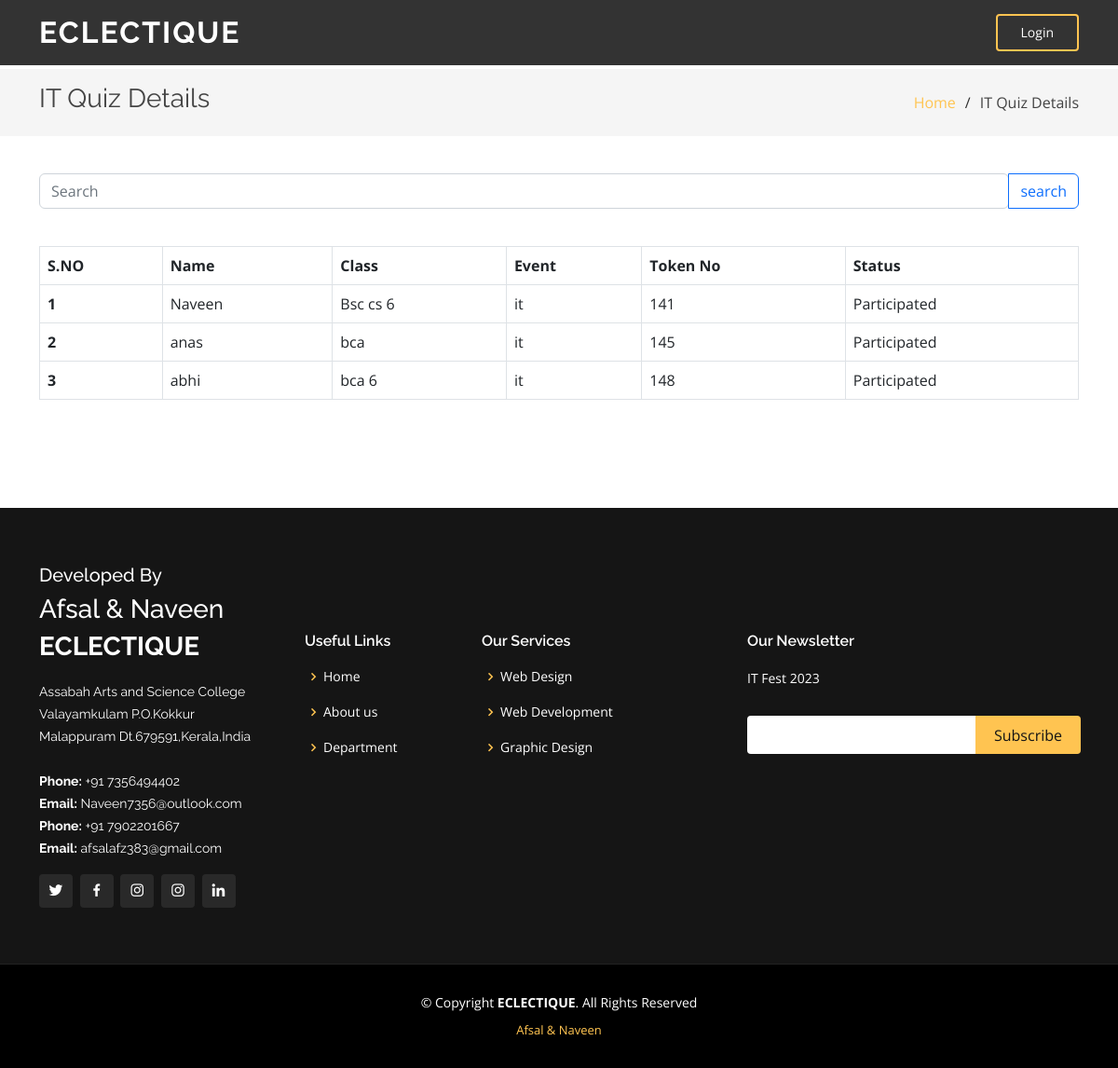
The app's page /it_view with its own data.
### tables this page shows
CREATE TABLE user(user_id INTEGER PRIMARY KEY AUTOINCREMENT, name TEXT, class TEXT, event TEXT, status TEXT);

### app.py (the view)
@app.route("/it_view")
def it_view():
    res = db.execute("SELECT * FROM user WHERE event = ? ORDER BY status DESC", "it")
    return render_template("admin/it.html", data=res)

### templates/admin/it.html (shortened to what this page needs)
<!DOCTYPE html>
<html lang="en">
<head>
  <link href="/static/assets/vendor/aos/aos.css" rel="stylesheet">
  <link href="/static/assets/vendor/bootstrap/css/bootstrap.min.css" rel="stylesheet">
  <link href="/static/assets/vendor/bootstrap-icons/bootstrap-icons.css" rel="stylesheet">
  <link href="/static/assets/vendor/boxicons/css/boxicons.min.css" rel="stylesheet">
  <link href="/static/assets/vendor/glightbox/css/glightbox.min.css" rel="stylesheet">
  <link href="/static/assets/vendor/remixicon/remixicon.css" rel="stylesheet">
  <link href="/static/assets/vendor/swiper/swiper-bundle.min.css" rel="stylesheet">
  <link href="/static/assets/css/style.css" rel="stylesheet">
</head>
<body>
  <body>
    <header id="header" class="fixed-top header-inner-pages">
      <div class="container d-flex align-items-center justify-content-lg-between">
        <h1 class="logo me-auto me-lg-0"><a href="/">ECLECTIQUE</a></h1>
        <a href="#about" class="get-started-btn scrollto">Login</a>
      </div>
    </header>
    <main id="main">
      <section id="breadcrumbs" class="breadcrumbs">
        <div class="container">
          <div class="d-flex justify-content-between align-items-center">
            <h2>IT Quiz Details</h2>
            <ol>
              <li><a href="/">Home</a></li>
              <li>IT Quiz Details</li>
            </ol>
          </div>
        </div>
      </section>
      <section id="portfolio-details" class="portfolio-details">
        <div id="services" class="contact-area">
          <div class="contact-inner area-padding">
            <div class="container ">
              <div class="row">
                <form method="post" action="/it_view_post">
                  <div class="input-group">
                    <input type="search" name="name" class="form-control rounded" placeholder="Search" aria-label="Search" aria-describedby="search-addon" />
                    <button type="submit" class="btn btn-outline-primary">search</button>
                  </div>
                  <p>&nbsp;</p>
                  <div class="table-responsive">
                  <table class="table table-bordered">
                    <tr>
                      <th>S.NO</th>
                      <th>Name</th>
                      <th>Class</th>
                      <th>Event</th>
                      <th>Token No</th>
                      <th>Status</th>
                    </tr>
                    {% for i in data %}
                    <tr>
                      <th>{{loop.index}}&nbsp;</th>
                      <td>{{i["name"]}}&nbsp;</td>
                      <td>{{i["class"]}}&nbsp;</td>
                      <td>{{i["event"]}}</td>
                      <td>{{i["user_id"]}}</td>
                      <td>
                        {% if i.status == 'pending' %}
                        <a href="/i_participate/{{ i['user_id'] }}"><input class="btn btn-info" type="button" value="Enter"></a>
                        {% else %}
                        Participated
                        {% endif %}
                      </td>
                    </tr>
                    {% endfor %}
                  </table>
                </div>
                  <p>&nbsp;</p>
                  </form>
              </div>
            </div>
      </div>
       </div>
      </section>
    </main>
    <footer id="footer">
      <div class="footer-top">
        <div class="container">
          <div class="row">
            <div class="logo me-auto me-lg-0"><h5>Developed By </h5><h3> Afsal & Naveen</h3></div><br><br>
            <div class="col-lg-3 col-md-6">
              <div class="footer-info">
                <h3>ECLECTIQUE</h3>
                <p>
                  Assabah Arts and Science College <br>
                  Valayamkulam P.O.Kokkur<br>
                  Malappuram Dt.679591,Kerala,India<br><br>
                  <strong>Phone:</strong> +91 7356494402<br>
                  <strong>Email:</strong> Naveen7356@outlook.com<br>
          <strong>Phone:</strong> +91 7902201667<br>
                  <strong>Email:</strong> afsalafz383@gmail.com<br>
                </p>
                <div class="social-links mt-3">
                  <a href="https://twitter.com/i/flow/login" class="twitter"><i class="bx bxl-twitter"></i></a>
                  <a href="https://www.facebook.com/naveen.c.7796" class="facebook"><i class="bx bxl-facebook"></i></a>
                  <a href="https://instagram.com/naveen_.c?igshid=YmMyMTA2M2Y=" class="instagram"><i class="bx bxl-instagram"></i></a>
                  <a href="#" class="instagram"><i class="bx bxl-instagram"></i></a>
                  <a href="https://www.linkedin.com/login" class="linkedin"><i class="bx bxl-linkedin"></i></a>
                </div>
              </div>
            </div>
            <div class="col-lg-2 col-md-6 footer-links">
              <h4>Useful Links</h4>
              <ul>
                <li><i class="bx bx-chevron-right"></i> <a href="#home">Home</a></li>
                <li><i class="bx bx-chevron-right"></i> <a href="#about">About us</a></li>
                <li><i class="bx bx-chevron-right"></i> <a href="http://www.assabahasc.org/computer-science-and-application.html">Department</a></li>
              </ul>
            </div>
            <div class="col-lg-3 col-md-6 footer-links">
              <h4>Our Services</h4>
              <ul>
                <li><i class="bx bx-chevron-right"></i> <a href="#">Web Design</a></li>
                <li><i class="bx bx-chevron-right"></i> <a href="#">Web Development</a></li>
                <li><i class="bx bx-chevron-right"></i> <a href="#">Graphic Design</a></li>
              </ul>
            </div>
            <div class="col-lg-4 col-md-6 footer-newsletter">
              <h4>Our Newsletter</h4>
              <p>IT Fest 2023</p>
              <form>
                <input type="email" name="email"><input type="submit" value="Subscribe">
              </form>
            </div>
          </div>
        </div>
      </div>
      <div class="container">
        <div class="copyright">
          &copy; Copyright <strong><span>ECLECTIQUE</span></strong>. All Rights Reserved
        </div>
        <div class="credits">
          <a href="https://instagram.com/naveen_.c?igshid=YmMyMTA2M2Y=">Afsal  & Naveen</a>
        </div>
      </div>
    </footer>
  </body>
  </html>

### static/assets/css/style.css (style rules this page uses)
body { font-family: "Open Sans", sans-serif; color: #444444; }
a { color: #ffc451; text-decoration: none; }
h1, h2, h3, h4, h5, h6 { font-family: "Raleway", sans-serif; }
#header { transition: all 0.5s; z-index: 997; padding: 15px 0; }
#header.header-scrolled, #header.header-inner-pages { background: rgba(0, 0, 0, 0.8); }
#header .logo { font-size: 32px; margin: 0; padding: 0; line-height: 1; font-weight: 700; letter-spacing: 2px; text-transform: uppercase; }
#header .logo a { color: #fff; }
.get-started-btn { color: #fff; border-radius: 4px; padding: 7px 25px 8px 25px; white-space: nowrap; transition: 0.3s; font-size: 14px; display: inline-block; border: 2px solid #ffc451; }
section { padding: 60px 0; overflow: hidden; }
.portfolio-details { padding-top: 40px; }
.breadcrumbs { padding: 15px 0; background: whitesmoke; min-height: 40px; margin-top: 74px; }
.breadcrumbs h2 { font-size: 28px; font-weight: 400; }
.breadcrumbs ol { display: flex; flex-wrap: wrap; list-style: none; padding: 0; margin: 0; }
.breadcrumbs ol li+li { padding-left: 10px; }
.breadcrumbs ol li+li::before { display: inline-block; padding-right: 10px; color: #2f2f2f; content: "/"; }
#footer { background: black; padding: 0 0 30px 0; color: #fff; font-size: 14px; }
#footer .footer-top { background: #151515; border-bottom: 1px solid #222222; padding: 60px 0 30px 0; }
#footer .footer-top .footer-info { margin-bottom: 30px; }
#footer .footer-top .footer-info h3 { font-size: 28px; margin: 0 0 20px 0; padding: 2px 0 2px 0; line-height: 1; font-weight: 700; text-transform: uppercase; }
#footer .footer-top .footer-info p { font-size: 14px; line-height: 24px; margin-bottom: 0; font-family: "Raleway", sans-serif; color: #fff; }
#footer .footer-top .social-links a { font-size: 18px; display: inline-block; background: #292929; color: #fff; line-height: 1; padding: 8px 0; margin-right: 4px; border-radius: 4px; text-align: center; width: 36px; height: 36px; transition: 0.3s; }
#footer .footer-top h4 { font-size: 16px; font-weight: 600; color: #fff; position: relative; padding-bottom: 12px; }
#footer .footer-top .footer-links { margin-bottom: 30px; }
#footer .footer-top .footer-links ul { list-style: none; padding: 0; margin: 0; }
#footer .footer-top .footer-links ul i { padding-right: 2px; color: #ffc451; font-size: 18px; line-height: 1; }
#footer .footer-top .footer-links ul li { padding: 10px 0; display: flex; align-items: center; }
#footer .footer-top .footer-links ul li:first-child { padding-top: 0; }
#footer .footer-top .footer-links ul a { color: #fff; transition: 0.3s; display: inline-block; line-height: 1; }
#footer .footer-top .footer-newsletter form { margin-top: 30px; background: #fff; padding: 6px 10px; position: relative; border-radius: 4px; }
#footer .footer-top .footer-newsletter form input[type=email] { border: 0; padding: 4px; width: calc(100% - 110px); }
#footer .footer-top .footer-newsletter form input[type=submit] { position: absolute; top: 0; right: -2px; bottom: 0; border: 0; background: none; font-size: 16px; padding: 0 20px; background: #ffc451; color: #151515; transition: 0.3s; border-radius: 0 4px 4px 0; }
#footer .copyright { text-align: center; padding-top: 30px; }
#footer .credits { padding-top: 10px; text-align: center; font-size: 13px; color: #fff; }

### records on screen
user: name "Naveen", class "Bsc cs 6", event "it", user_id "141", status "Participated"
user: name "anas", class "bca", event "it", user_id "145", status "Participated"
user: name "abhi", class "bca 6", event "it", user_id "148", status "Participated"
